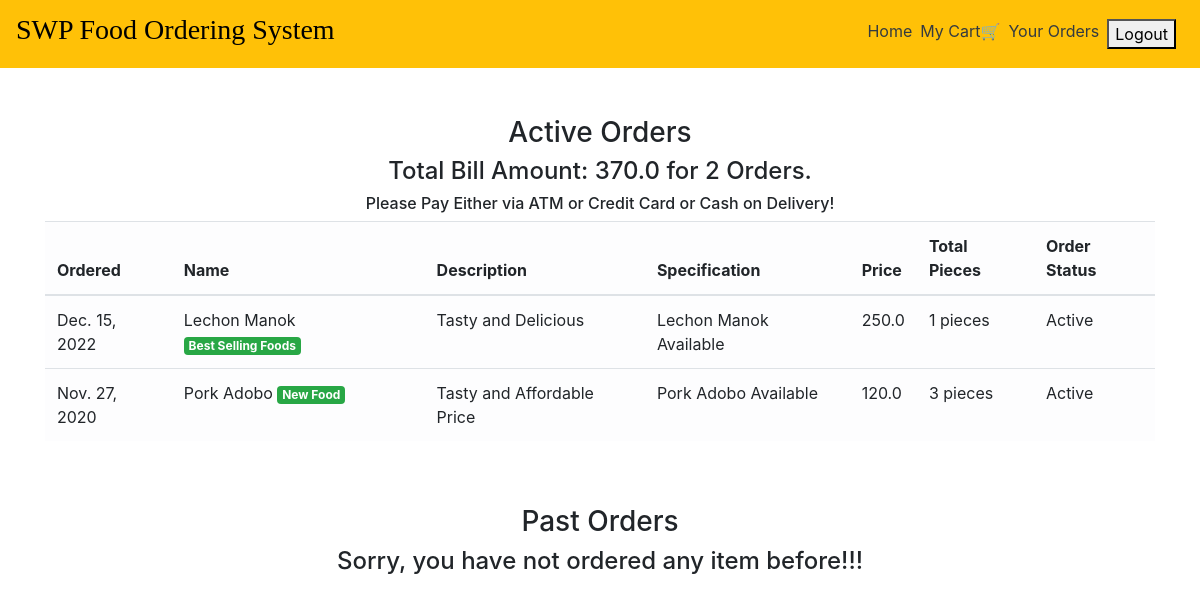
/order_details/ (signed in), run on the app's committed database.
### main/models.py (models this page shows, shortened)
class CartItems(models.Model):
    ORDER_STATUS = (
        ('Active', 'Active'),
        ('Delivered', 'Delivered')
    )
    user = models.ForeignKey(User, on_delete=models.CASCADE)
    item = models.ForeignKey(Item, on_delete=models.CASCADE)
    ordered = models.BooleanField(default=False)
    quantity = models.IntegerField(default=1)
    ordered_date = models.DateField(default=timezone.now)
    status = models.CharField(max_length=20, choices=ORDER_STATUS, default='Active')
    delivery_date = models.DateField(default=timezone.now)
    class Meta:
        verbose_name = 'Cart Item'
        verbose_name_plural = 'Cart Items'

class Item(models.Model):
    LABELS = (
        ('Best Selling Foods', 'Best Selling Foods'),
        ('New Food', 'New Food'),
        ('Spicy Foods🔥', 'Spicy Foods🔥'),
    )
    LABEL_COLOUR = (
        ('danger', 'danger'),
        ('success', 'success'),
        ('primary', 'primary'),
        ('info', 'info'),
        ('warning', 'warning'),
    )
    title = models.CharField(max_length=150)
    description = models.CharField(max_length=250,blank=True)
    price = models.FloatField()
    pieces = models.IntegerField(default=6)
    instructions = models.CharField(max_length=250,default="Available")
    image = models.ImageField(default='default.png', upload_to='images/')
    labels = models.CharField(max_length=25, choices=LABELS, blank=True)
    label_colour = models.CharField(max_length=15, choices=LABEL_COLOUR, blank=True)
    slug = models.SlugField(default="foods")
    created_by = models.ForeignKey(User, on_delete=models.CASCADE)

### main/views.py (the view)
# urls.py: path('order_details/', views.order_details, name='order_details'),
@login_required
def order_details(request):
    items = CartItems.objects.filter(user=request.user, ordered=True,status="Active").order_by('-ordered_date')
    cart_items = CartItems.objects.filter(user=request.user, ordered=True,status="Delivered").order_by('-ordered_date')
    bill = items.aggregate(Sum('item__price'))
    number = items.aggregate(Sum('quantity'))
    pieces = items.aggregate(Sum('item__pieces'))
    total = bill.get("item__price__sum")
    count = number.get("quantity__sum")
    total_pieces = pieces.get("item__pieces__sum")
    context = {
        'items':items,
        'cart_items':cart_items,
        'total': total,
        'count': count,
        'total_pieces': total_pieces
    }
    return render(request, 'main/order_details.html', context)

### main/templatetags/get_group.py (called while the page is built)
@register.filter(name='has_group')
def has_group(user, group_name):
    return user.groups.filter(name=group_name).exists()

### main/templates/main/order_details.html
{% extends "main/layout.html" %}
{% block content %}
<div class="cart">
    <div class="container">
        <div class="row">
            <div class="col-sm-12 mt-5">
                <h3 class="text-center">Active Orders</h3>
                {% if items %}
                <h4 class="text-center">Total Bill Amount: {{total}} for {{ count }} Orders.</h4>
                <h6 class="text-center">Please Pay Either via ATM or Credit Card or Cash on Delivery!</h6>
                <div class="table-responsive">
                    <table class="table table-light">
                        <thead>
                        <tr>
                            <th scope="col">Ordered</th>
                            <th scope="col">Name</th>
                            <th scope="col">Description</th>
                            <th scope="col">Specification</th>
                            <th scope="col">Price</th>
                            <th scope="col">Total Pieces</th>
                            <th scope="col">Order Status</th>
                        </tr>
                        </thead>
                        <tbody>
                            {% for item_active in items %}
                        <tr>
                            <td>{{ item_active.ordered_date }}</td>
                            <td>{{ item_active.item.title }} <span class="badge badge-{{ item_active.item.label_colour }}">{{ item_active.item.labels }}</span></td>
                            <td>{{ item_active.item.description }}</td>
                            <td>{{ item_active.item.instructions }}</td>
                            <td>{{ item_active.item.price }}</td>
                            <td>{{ item_active.item.pieces }} pieces</td>
                            <td>{{ item_active.status }}</td>
                        </tr>
                            {% endfor %}
                        </tbody>
                    </table>
                </div>
                {% else %}
                <h4 class="text-center">Sorry, you have not ordered any item yet!!!</h4>
                {% endif %}
            </div>
        </div>
        <div class="row">
            <div class="col-sm-12 mt-5">
                <h3 class="text-center">Past Orders</h3>
                {% if cart_items %}
                <div class="table-responsive">
                    <table class="table table-light">
                        <thead>
                        <tr>
                            <th scope="col">Ordered</th>
                            <th scope="col">Name</th>
                            <th scope="col">Description</th>
                            <th scope="col">Specification</th>
                            <th scope="col">Price</th>
                            <th scope="col">Total Pieces</th>
                            <th scope="col">Order Status</th>
                            <th scope="col">Delivery Date</th>
                        </tr>
                        </thead>
                        <tbody>
                            {% for cart in cart_items %}
                        <tr>
                            <td>{{ cart.ordered_date }}</td>
                            <td>{{ cart.item.title }} <span class="badge badge-{{ cart.item.label_colour }}">{{ cart.item.labels }}</span></td>
                            <td>{{ cart.item.description }}</td>
                            <td>{{ cart.item.instructions }}</td>
                            <td>{{ cart.item.price }}</td>
                            <td>{{ cart.item.pieces }} pieces</td>
                            <td>{{ cart.status }}</td>
                            <td>{{ cart.delivery_date }}</td>
                        </tr>
                            {% endfor %}
                        </tbody>
                    </table>
                </div>
                {% else %}
                <h4 class="text-center">Sorry, you have not ordered any item before!!!</h4>
                {% endif %}
            </div>
        </div>
    </div>
</div>
{% endblock content %}

### data on the page
CartItems: ordered_date "Dec. 15, 2022", item "Lechon Manok", item.labels "Best Selling Foods", item.description "Tasty and Delicious", item.instructions "Lechon Manok Available", item.price "250.0", item.pieces "1", status "Active"
CartItems: ordered_date "Nov. 27, 2020", item "Pork Adobo", item.labels "New Food", item.description "Tasty and Affordable Price", item.instructions "Pork Adobo Available", item.price "120.0", item.pieces "3", status "Active"

### other printed values
{{ total }} "370.0"
{{ count }} "2"
